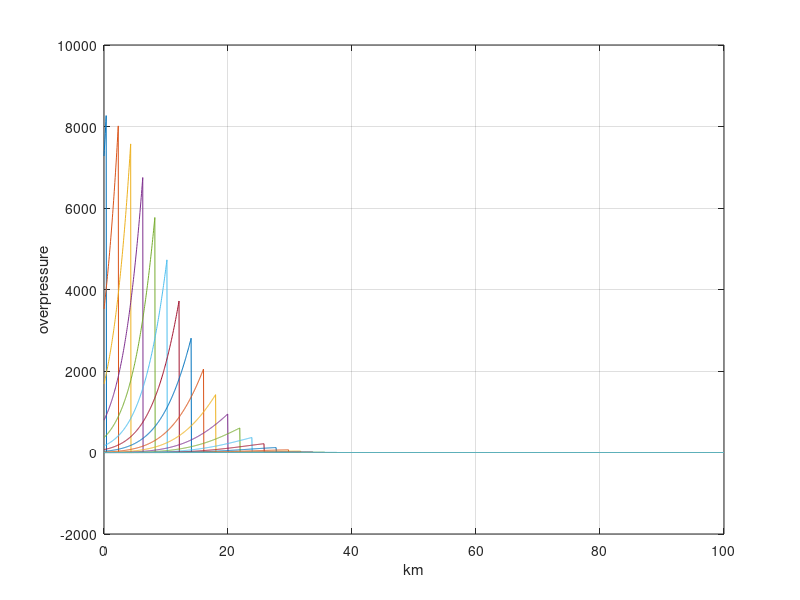

Source code (MATLAB):
% trying to fiddle with new mega case to erduce underpressure;

maxAmp = 8400;
width=45;  % width of envelope

thick=6;  % of waveform itself
speed=.3915;
p_t = thick*2;
c=width/2.35482;
figure; 
%hold off
clear press
clear d

for time = 1:5:100
      t = time*speed;
      dist = 0:.05:100;
      g = maxAmp * exp(-2*(dist./c).^2);
      press = 0. * dist;

      index = find(dist<t);

      press(index) = max(.5*g(index).*exp(-3.8d0*(t-dist(index))/p_t).*(2.0d0 - ...
      1.2d0*(t-dist(index))/p_t),-50);

   plot(dist,press);hold on;
     
end
grid on;
xlabel('km')
ylabel('overpressure')

